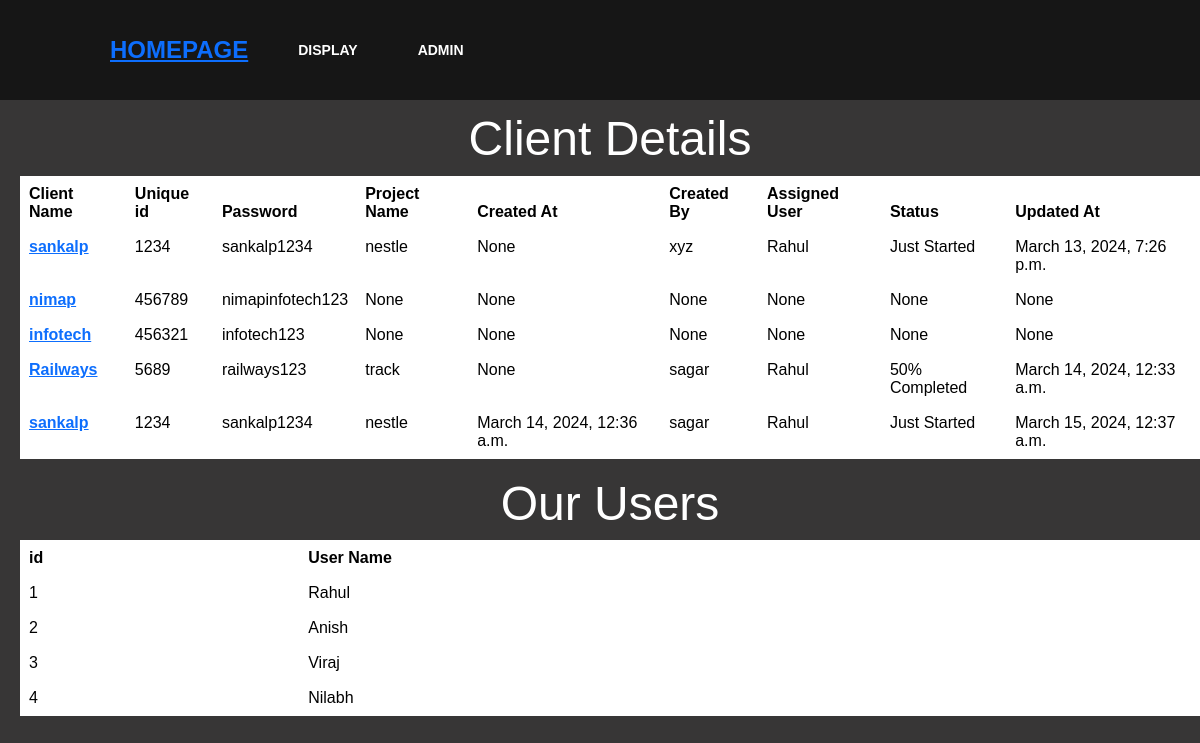
The app's page /display/ with its own data.
### myapp/models.py (models this page shows)
class Client(models.Model):
    client_name=models.CharField(max_length=200,null=True)
    uniqueid=models.CharField(max_length=200,null=True)
    password=models.CharField(max_length=200,null=True)
    project_name=models.CharField(max_length=200,null=True)
    created_at=models.DateTimeField(null=True)
    created_by=models.CharField(max_length=200,null=True)
    assigned_user=models.CharField(max_length=200,null=True)
    status=models.CharField(max_length=200,null=True)
    updated_at=models.DateTimeField(null=True)

class User(models.Model):
    name=models.CharField(max_length=200)

### myapp/views.py (the view)
# urls.py: path('display/',views.display),
def display(request):
    data=Client.objects.all()
    data1=User.objects.all()
    context={
        'data':data,
        'data1':data1
    }
    return render(request,'myapp/display.html',context)

### myapp/templates/myapp/display.html (shortened to what this page needs)
<html lang="en">
<head>
    {% extends 'myapp/masterA.html' %}
    {% block content %}
    <span style="text-align: center;">
        <h1 class="display-5">Client Details</h1>
        <table class="table">
            <thead>
              <tr>
                <th scope="col">Client Name</th>
                <th scope="col">Unique id</th>
                <th scope="col">Password</th>
                <th scope="col">Project Name</th>
                <th scope="col">Created At</th>
                <th scope="col">Created By</th>
                <th scope="col">Assigned User</th>
                <th scope="col">Status</th>
                <th scope="col">Updated At</th>
              </tr>
            </thead>
            <tbody>
              {% for i in data%}
              <tr>
                <th><a href="/update/{{i.id}}">{{i.client_name}}</a></th>
                <td>{{i.uniqueid}}</td>
                <td>{{i.password}}</td>
                <td>{{i.project_name}}</td>
                <td>{{i.created_at}}</td>
                <td>{{i.created_by}}</td>
                <td>{{i.assigned_user}}</td>
                <td>{{i.status}}</td>
                <td>{{i.updated_at}}</td>
              </tr>
              {% endfor %}
            </tbody>
          </table>
    </span>
    <span style="text-align: center;">
      <h1 class="display-5">Our Users</h1>
      <table class="table">
          <thead>
            <tr>
            <tr>
              <th scope="col">id</th>
              <th scope="col">User Name</th>
            </tr>
          </thead>
          <tbody>
            {% for j in data1 %}
            <tr>
              <td>{{j.id}}</td>
              <td>{{j.name}}</td>
            </tr>
            {% endfor %}
          </tbody>
        </table>
  </span>
    {% endblock %}

### myapp/templates/myapp/masterA.html (shortened to what this page needs)
<!DOCTYPE html>
<html lang="en">
<head>
    <link href="https://cdn.jsdelivr.net/npm/bootstrap@5.3.2/dist/css/bootstrap.min.css" rel="stylesheet">
    {%load static%}
    <link rel="stylesheet" href="{% static 'css/master.css' %}">
</head>
<body>
    <div >
        <nav>
            <div class="logo"><a href=" /">Homepage</a></div>
            <ul>
                <li><a href="/display/">Display</a></li>
                <li><a href="/admin/">Admin</a></li>
            </ul>
        </nav>
    </div>
    {% block content %}
    {% endblock %}
</body>
</html>

### myapp/static/css/master.css (style rules this page uses)
body { padding-top: 110px; padding-left: 20px; font-family:Helvetica, sans-serif; background: #373636; color: #fff; }
nav { position: absolute; top: 0; left: 0; width: 100%; height: 100px; padding: 10px 90px; box-sizing: border-box; background: rgba(0,0,0,0.6); z-index: 1; }
nav .logo { padding: 22px 20px; height: 90px; float:left; font-size: 24px; font-weight: bold; text-transform: uppercase; color: #fff; }
nav ul { list-style: none; float: left; margin: 0; padding: 0; display: flex; }
nav ul li a { line-height: 80px; color: #fff; padding: 12px 30px; text-decoration: none; font-size: 14px; font-weight: bold; text-transform: uppercase; }
.table th, .table td { border: 1px solid white; padding: 8px; text-align: left; }

### records on screen
Client: client_name "sankalp", uniqueid "1234", password "sankalp1234", project_name "nestle", created_at "None", created_by "xyz", assigned_user "Rahul", status "Just Started", updated_at "March 13, 2024, 7:26 p.m."
Client: client_name "nimap", uniqueid "456789", password "nimapinfotech123", project_name "None", created_at "None", created_by "None", assigned_user "None", status "None", updated_at "None"
Client: client_name "infotech", uniqueid "456321", password "infotech123", project_name "None", created_at "None", created_by "None", assigned_user "None", status "None", updated_at "None"
Client: client_name "Railways", uniqueid "5689", password "railways123", project_name "track", created_at "None", created_by "sagar", assigned_user "Rahul", status "50% Completed", updated_at "March 14, 2024, 12:33 a.m."
Client: client_name "sankalp", uniqueid "1234", password "sankalp1234", project_name "nestle", created_at "March 14, 2024, 12:36 a.m.", created_by "sagar", assigned_user "Rahul", status "Just Started", updated_at "March 15, 2024, 12:37 a.m."
User: id "1", name "Rahul"
User: id "2", name "Anish"
User: id "3", name "Viraj"
User: id "4", name "Nilabh"
